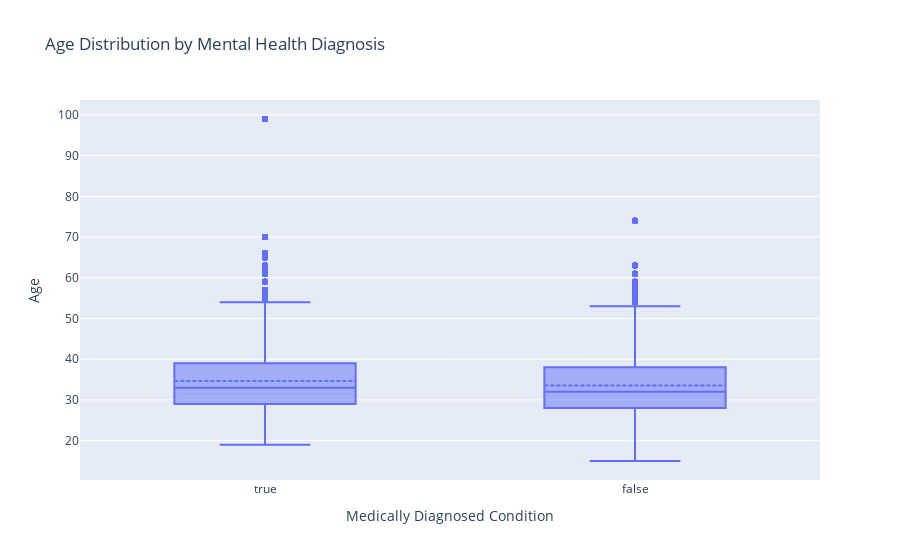

This figure's notebook cell:
### Markdown cell above
Here is an interactive boxplot showing the distribution of age across those with and without a mental health diagnosis.

### Code cell
import plotly.express as px
import pandas as pd

# Create an interactive boxplot with Plotly
fig = px.box(
    os,
    x='Med_Prof_Diagnose',
    y='Age',
    points="outliers",  # Show only outliers
    hover_data=['Age'],  # Add hover information
    title='Age Distribution by Mental Health Diagnosis',
    labels={'Med_Prof_Diagnose': 'Medically Diagnosed Condition', 'Age': 'Age'}
)

# Add descriptive statistics (min, max, Q1, Q3, median) automatically
fig.update_traces(boxmean=True)  # Show mean on the boxplot

# Show the plot
fig.show()

### Figure 1 — Plotly figure (JSON) as saved in the notebook; plotly's stock layout.template omitted (floating-point values rounded to 4 significant figures; data arrays with more than 128 entries replaced by an {"elided": "..."} marker saying what was removed)
{"data": [{"alignmentgroup": "True", "boxmean": true, "boxpoints": "outliers", "hovertemplate": "Medically Diagnosed Condition=%{x}<br>Age=%{y}<extra></extra>", "legendgroup": "", "marker": {"color": "#636efa"}, "name": "", "notched": false, "offsetgroup": "", "orientation": "v", "showlegend": false, "type": "box", "x": {"elided": "60186 bool values"}, "x0": " ", "xaxis": "x", "y": {"elided": "60186 float values"}, "y0": " ", "yaxis": "y"}], "layout": {"boxmode": "group", "legend": {"tracegroupgap": 0}, "title": {"text": "Age Distribution by Mental Health Diagnosis"}, "xaxis": {"anchor": "y", "domain": [0, 1], "title": {"text": "Medically Diagnosed Condition"}}, "yaxis": {"anchor": "x", "domain": [0, 1], "title": {"text": "Age"}}}}
